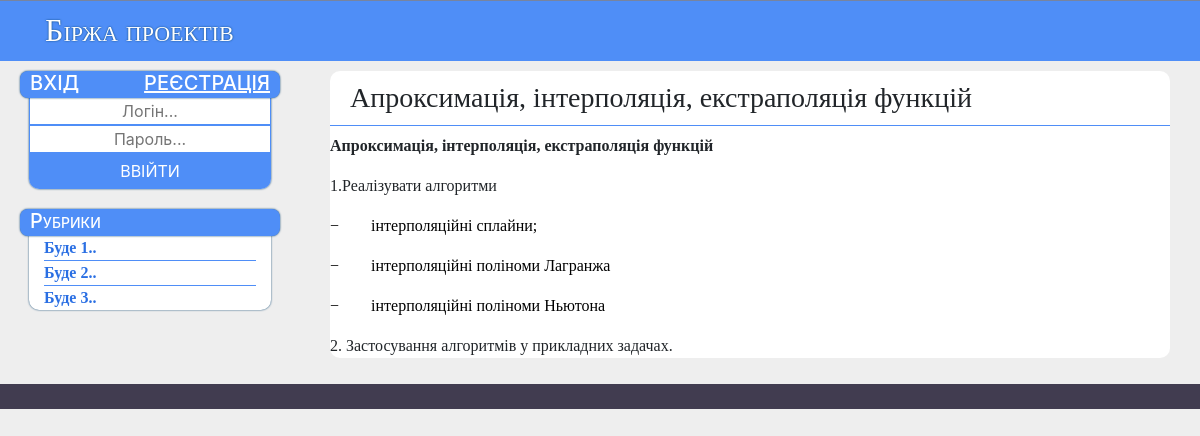
The app's page /task/2 with its own data.
### tables this page shows
CREATE TABLE tasks (
  id integer primary key autoincrement,
  login text not null,
  title text not null,
  description text not null,
  content mediumtext not null,
  max_people integer not null,
  now_people integer,
  date date not null,
  deadline date not null,
  subject text not null
);

### core.py (the view)
@app.route('/task/<int:id>')
def project(id):
    db = get_db()
    proj = db.execute('select * from tasks where id = ?',  [int(id)]).fetchone()
    wo = None
    re = None
    if session.get('employee') and proj:
        work = db.execute('select content from works where task = ? and login = ?',  [proj[0], session['login']]).fetchone()
        if work:
            wo = work[0]
    elif session.get('employer') and proj:
        re = db.execute('select content, login from works where task = ?',  [proj[0]])
    if proj:
        return render_template('project.html', p=proj, w = wo, r = re, title="Project: " + proj[2])
    else:
        return redirect(url_for('index'))

### core.py (called while the page is built)
def connect_db():
    rv = sqlite3.connect(app.config['DATABASE'])
    rv.row_factory = sqlite3.Row
    return rv

def get_db():
    if not hasattr(g, 'sqlite_db'):
        g.sqlite_db = connect_db()
    return g.sqlite_db

### templates/project.html (shortened to what this page needs)
{% extends "layout.html" %}
{% block body %}
  					<div class="container">
  					    <div class="project">
						    <h3>{{p.title}} </h3>
						    <div id="text_o" class="ttext">{{p.content | safe}}</div>
						</div>
					</div>
{% endblock %}

### static/style.css (style rules this page uses)
body { background: #eee !important; }
.container { font-family: "Gill Sans, sans-serif"; padding: 10px 5px; }
.ttext { border: none !important; }
.project { background: #fff; border-radius: 10px; }
.project h3 { padding: 10px 20px; border-bottom: solid 1px #4f8ef7; }

### records on screen
tasks: title "Апроксимація, інтерполяція, екстраполяція функцій", content "Апроксимація, інтерполяція, екстраполяція функцій 1.Реалізувати алгоритми − інтерполяційні сплайни; − інтерполяційні поліноми Лагранжа − інтерполяційні поліноми Ньютона 2. Застосування алгоритмів у прикладних задачах."
